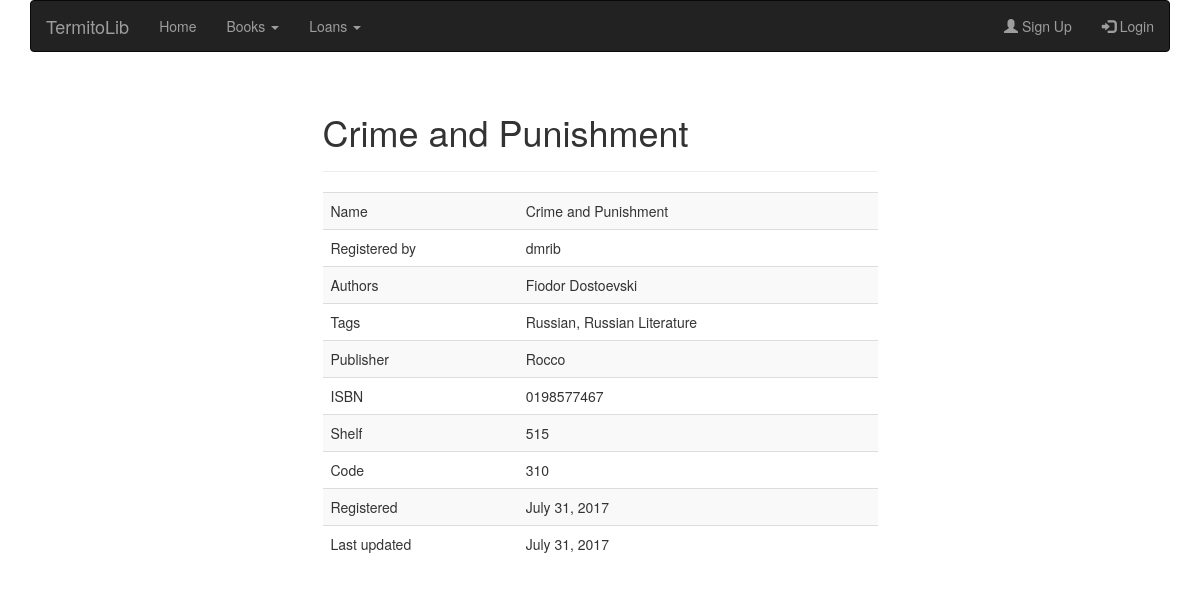
Page /books/8/ on the committed database.
### books/models.py (models this page shows, shortened)
class Book(models.Model):
    registered_by = models.ForeignKey(settings.AUTH_USER_MODEL)
    name = models.CharField(max_length=200, unique=True)
    authors = models.TextField(max_length=500, help_text='Separate each item by comma.')
    tags = models.TextField(help_text='Separate each item by comma.', blank=True, null=True)
    publisher = models.CharField(max_length=200)
    isbn = models.CharField(max_length=200, unique=True)
    shelf = models.CharField(max_length=10)
    code = models.CharField(max_length=10, unique=True)
    copies = models.PositiveIntegerField()
    registered = models.DateTimeField(auto_now_add=True)
    updated = models.DateTimeField(auto_now=True)
    class Meta:
        ordering = ['name', 'code']

### books/views.py (the view)
# urls.py: url(r'^(?P<pk>[-\w]+)/$', BookDetailView.as_view(), name='book-detail'),
class BookDetailView(DetailView):
    model = Book
    context_object_name = 'book'

### books/templates/books/book_detail.html (shortened to what this page needs)
{% extends "layout.html" %}
{% block page_title %}{{ book.name }}{% endblock %}
{% block content %}
<div class="table-responsive">
    <table class="table table-striped">
        <tbody>
            <tr>
                <td>Name</td>
                <td>{{ book.name }}</td>
            </tr>
            <tr>
                <td>Registered by</td>
                <td>{{ book.registered_by.username }}</td>
            </tr>
            <tr>
                <td>Authors</td>
                <td>{{ book.authors }}</td>
            </tr>
            <tr>
                <td>Tags</td>
                <td>{{ book.tags }}</td>
            </tr>
            <tr>
                <td>Publisher</td>
                <td>{{ book.publisher }}</td>
            </tr>
            <tr>
                <td>ISBN</td>
                <td>{{ book.isbn }}</td>
            </tr>
            <tr>
                <td>Shelf</td>
                <td>{{ book.shelf }}</td>
            </tr>
            <tr>
                <td>Code</td>
                <td>{{ book.code }}</td>
            </tr>
            <tr>
                <td>Registered</td>
                <td>{{ book.registered|date }}</td>
            </tr>
            <tr>
                <td>Last updated</td>
                <td>{{ book.updated|date }}</td>
            </tr>
    </table>
</div>
{% endblock%}

### rows in the picture
Book: name "Crime and Punishment", registered_by.username "dmrib", authors "Fiodor Dostoevski", tags "Russian, Russian Literature", publisher "Rocco", isbn "0198577467", shelf "515", code "310", registered "July 31, 2017", updated "July 31, 2017"
